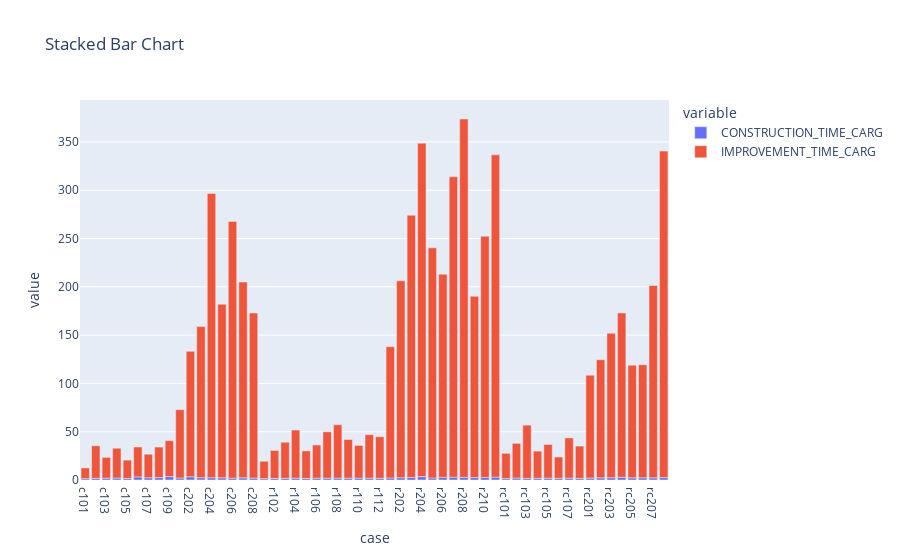

Notebook code for this chart:
### Code cell
# Data1とData2の積み上げ棒グラフを作成
fig1 = px.bar(temp_df, x='case', y=['CONSTRUCTION_TIME_CARG','IMPROVEMENT_TIME_CARG'], title="Stacked Bar Chart")

# グラフの表示
fig1.show()

### Figure 1 — Plotly figure (JSON) as saved in the notebook; plotly's stock layout.template omitted (floating-point values rounded to 4 significant figures)
{"data": [{"alignmentgroup": "True", "hovertemplate": "variable=CONSTRUCTION_TIME_CARG<br>case=%{x}<br>value=%{y}<extra></extra>", "legendgroup": "CONSTRUCTION_TIME_CARG", "marker": {"color": "#636efa", "pattern": {"shape": ""}}, "name": "CONSTRUCTION_TIME_CARG", "offsetgroup": "CONSTRUCTION_TIME_CARG", "orientation": "v", "showlegend": true, "textposition": "auto", "type": "bar", "x": ["c101", "c102", "c103", "c104", "c105", "c106", "c107", "c108", "c109", "c201", "c202", "c203", "c204", "c205", "c206", "c207", "c208", "r101", "r102", "r103", "r104", "r105", "r106", "r107", "r108", "r109", "r110", "r111", "r112", "r201", "r202", "r203", "r204", "r205", "r206", "r207", "r208", "r209", "r210", "r211", "rc101", "rc102", "rc103", "rc104", "rc105", "rc106", "rc107", "rc108", "rc201", "rc202", "rc203", "rc204", "rc205", "rc206", "rc207", "rc208"], "xaxis": "x", "y": [1.4, 1.8, 1.9, 2, 1.6, 3.2, 2.3, 2.5, 3.5, 2.1, 3.3, 2.4, 2.4, 2.2, 1.9, 2.2, 2, 1.4, 1.6, 1.8, 1.9, 1.6, 1.9, 1.9, 2, 1.9, 2, 1.9, 1.8, 2.1, 2.3, 2.6, 3.5, 2.1, 2.7, 2.9, 2.8, 2.5, 2.6, 3, 1.5, 2, 1.7, 1.8, 1.9, 1.8, 1.9, 1.7, 2, 2.2, 2.4, 2.8, 2.2, 2.3, 2.2, 2.5], "yaxis": "y"}, {"alignmentgroup": "True", "hovertemplate": "variable=IMPROVEMENT_TIME_CARG<br>case=%{x}<br>value=%{y}<extra></extra>", "legendgroup": "IMPROVEMENT_TIME_CARG", "marker": {"color": "#EF553B", "pattern": {"shape": ""}}, "name": "IMPROVEMENT_TIME_CARG", "offsetgroup": "IMPROVEMENT_TIME_CARG", "orientation": "v", "showlegend": true, "textposition": "auto", "type": "bar", "x": ["c101", "c102", "c103", "c104", "c105", "c106", "c107", "c108", "c109", "c201", "c202", "c203", "c204", "c205", "c206", "c207", "c208", "r101", "r102", "r103", "r104", "r105", "r106", "r107", "r108", "r109", "r110", "r111", "r112", "r201", "r202", "r203", "r204", "r205", "r206", "r207", "r208", "r209", "r210", "r211", "rc101", "rc102", "rc103", "rc104", "rc105", "rc106", "rc107", "rc108", "rc201", "rc202", "rc203", "rc204", "rc205", "rc206", "rc207", "rc208"], "xaxis": "x", "y": [11.1, 33.6, 21.5, 30.9, 19, 31, 24.4, 31.6, 37.2, 70.7, 129.9, 156.4, 294.2, 179.8, 265.8, 202.7, 170.8, 18, 29, 37.3, 49.8, 28.5, 34.3, 48, 55.2, 40, 33.8, 45, 43, 135.9, 203.9, 271.4, 345.2, 238.2, 210.4, 311, 370.9, 187.7, 249.8, 333.6, 26.1, 35.9, 55.1, 28.1, 34.9, 22, 41.7, 33.4, 106.5, 122.3, 149.6, 170.1, 116.7, 117, 199.2, 338], "yaxis": "y"}], "layout": {"barmode": "relative", "legend": {"title": {"text": "variable"}, "tracegroupgap": 0}, "title": {"text": "Stacked Bar Chart"}, "xaxis": {"anchor": "y", "domain": [0, 1], "title": {"text": "case"}}, "yaxis": {"anchor": "x", "domain": [0, 1], "title": {"text": "value"}}}}
